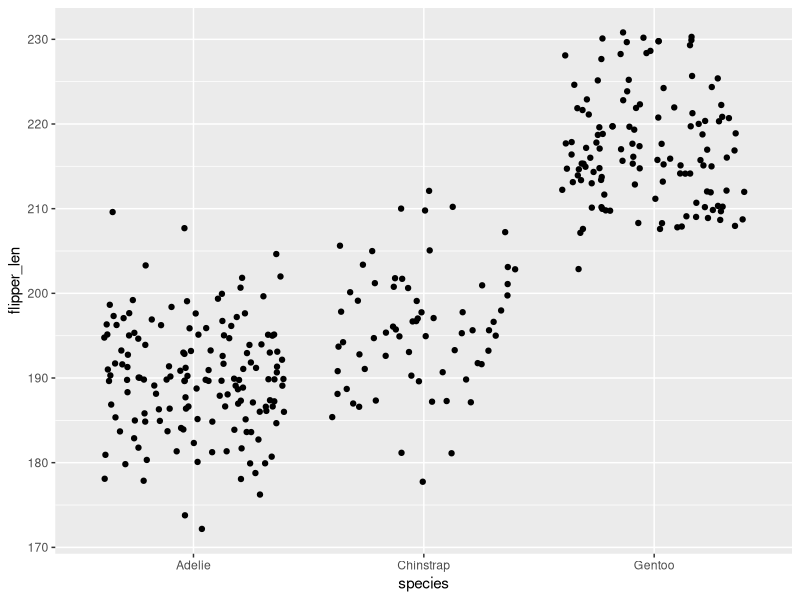

Write the R code that produced this figure.
## ---- chunk 1
#| label: fig-flippers
#| fig-cap: "Flipper length by species."
library(ggplot2)
ggplot(penguins, aes(species, flipper_len)) + geom_jitter()
